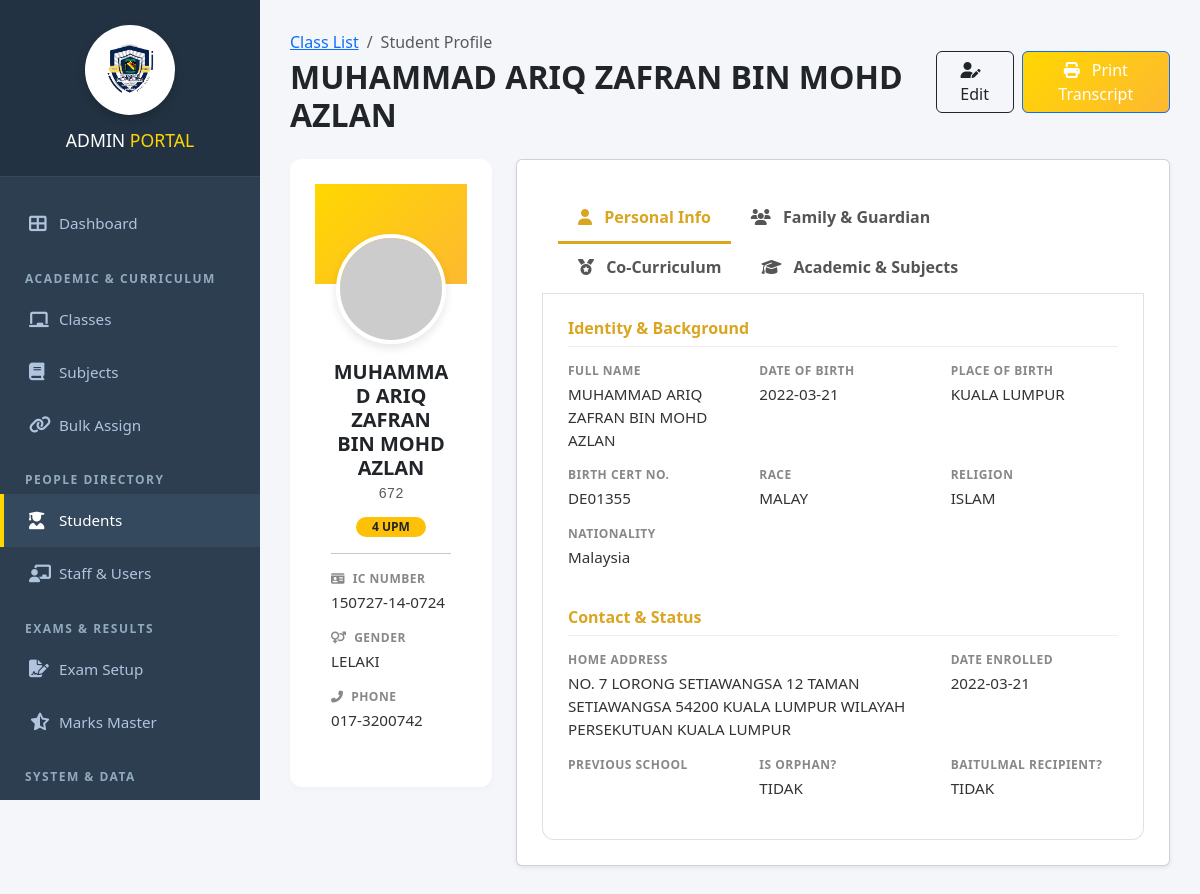
The app's page /admin/view_student.php?student_id=113 (signed in) with its own data.
### tables this page shows
CREATE TABLE `students` (
  `student_id` int(11) NOT NULL,
  `school_register_no` varchar(50) DEFAULT NULL,
  `enrollment_date` date DEFAULT NULL,
  `previous_school` varchar(255) DEFAULT NULL,
  `student_name` varchar(100) NOT NULL,
  `gender` varchar(20) DEFAULT NULL,
  `sports_house` varchar(50) DEFAULT NULL,
  `birth_cert_no` varchar(50) DEFAULT NULL,
  `birth_place` varchar(100) DEFAULT NULL,
  `ic_no` varchar(50) DEFAULT NULL,
  `birthdate` date DEFAULT NULL,
  `race` varchar(50) DEFAULT NULL,
  `religion` varchar(50) DEFAULT NULL,
  `nationality` varchar(50) DEFAULT NULL,
  `address` text DEFAULT NULL,
  `father_name` varchar(255) DEFAULT NULL,
  `father_ic` varchar(20) DEFAULT NULL,
  `father_phone` varchar(20) DEFAULT NULL,
  `father_job` varchar(100) DEFAULT NULL,
  `father_salary` decimal(10,2) DEFAULT NULL,
  `mother_name` varchar(255) DEFAULT NULL,
  `mother_ic` varchar(20) DEFAULT NULL,
  `mother_phone` varchar(20) DEFAULT NULL,
  `mother_job` varchar(100) DEFAULT NULL,
  `mother_salary` decimal(10,2) DEFAULT NULL,
  `guardian_name` varchar(255) DEFAULT NULL,
  `guardian_ic` varchar(20) DEFAULT NULL,
  `guardian_phone` varchar(20) DEFAULT NULL,
  `guardian_job` varchar(100) DEFAULT NULL,
  `guardian_salary` decimal(10,2) DEFAULT NULL,
  `is_baitulmal_recipient` varchar(10) DEFAULT NULL,
  `is_orphan` varchar(10) DEFAULT NULL,
  `parents_marital_status` varchar(50) DEFAULT NULL,
  `uniform_unit` varchar(100) DEFAULT NULL,
  `uniform_position` varchar(100) DEFAULT NULL,
  `club_association` varchar(100) DEFAULT NULL,
  `club_position` varchar(100) DEFAULT NULL,
  `sports_game` varchar(100) DEFAULT NULL,
  `sports_position` varchar(100) DEFAULT NULL,
  `phone` varchar(30) DEFAULT NULL,
  `class_id` int(11) DEFAULT NULL,
  `photo` varchar(255) DEFAULT NULL
);

CREATE TABLE `classes` (
  `class_id` int(11) NOT NULL,
  `class_name` varchar(50) NOT NULL,
  `year` int(11) NOT NULL,
  `class_teacher_id` int(11) DEFAULT NULL
);

### admin/view_student.php (the view, shortened to what this page needs)
<?php
include '../config/db.php';
include 'includes/header.php';
$sid = intval($_GET['student_id']);
$stu_q = $conn->query("SELECT s.*, c.class_name, c.year FROM students s LEFT JOIN classes c ON s.class_id = c.class_id WHERE s.student_id = $sid");
$student = $stu_q->fetch_assoc();
?>
<link href="https://cdn.jsdelivr.net/npm/bootstrap@5.3.0/dist/css/bootstrap.min.css" rel="stylesheet">
<link href="https://cdnjs.cloudflare.com/ajax/libs/font-awesome/6.4.0/css/all.min.css" rel="stylesheet">
<div class="wrapper">
    <?php include 'includes/sidebar.php'; ?>
    <div class="main-content">
        <div class="container-fluid">
            <div class="d-flex justify-content-between align-items-center mb-4">
                <div>
                    <nav aria-label="breadcrumb">
                        <ol class="breadcrumb mb-1">
                            <li class="breadcrumb-item"><a href="my_class_students.php">Class List</a></li>
                            <li class="breadcrumb-item active">Student Profile</li>
                        </ol>
                    </nav>
                    <h2 class="fw-bold text-dark mb-0"><?php echo $student['student_name']; ?></h2>
                </div>
                <div class="d-flex gap-2">
                    <button class="btn btn-outline-dark" data-bs-toggle="modal" data-bs-target="#editModal">
                        <i class="fas fa-user-edit me-2"></i> Edit
                    </button>
                    <a href="print_marksheet.php?student_id=<?php echo $sid; ?>" target="_blank" class="btn btn-primary">
                        <i class="fas fa-print me-2"></i> Print Transcript
                    </a>
                </div>
            </div>
            <div class="row g-4">
                <div class="col-lg-3">
                    <div class="card profile-card mb-3">
                        <div class="card-body pt-0">
                            <div class="avatar-wrapper">
                                <?php $img = $student['photo'] ? "../uploads/".$student['photo'] : "https://ui-avatars.com/api/?name=".$student['student_name']."&background=random"; ?>
                                <img src="<?php echo $img; ?>" class="avatar-xl">
                            </div>
                            <div class="text-center mt-3">
                                <h5 class="fw-bold mb-1"><?php echo $student['student_name']; ?></h5>
                                <p class="text-muted font-monospace small mb-2"><?php echo $student['school_register_no']; ?></p>
                                <span class="badge bg-warning text-dark px-3 rounded-pill"><?php echo $student['class_name']; ?></span>
                            </div>
                            <hr>
                            <div>
                                <span class="info-label"><i class="fas fa-id-card me-1"></i> IC Number</span>
                                <span class="info-value"><?php echo $student['ic_no']; ?></span>
                                <span class="info-label"><i class="fas fa-venus-mars me-1"></i> Gender</span>
                                <span class="info-value"><?php echo $student['gender']; ?></span>
                                <span class="info-label"><i class="fas fa-phone-alt me-1"></i> Phone</span>
                                <span class="info-value"><?php echo $student['phone'] ? $student['phone'] : '-'; ?></span>
                            </div>
                        </div>
                    </div>
                </div>
                <div class="col-lg-9">
                    <div class="card shadow-sm">
                        <ul class="nav nav-tabs px-3 pt-2" id="profileTabs" role="tablist">
                            <li class="nav-item">
                                <a class="nav-link active" data-bs-toggle="tab" href="#personal">
                                    <i class="fas fa-user me-2"></i> Personal Info
                                </a>
                            </li>
                            <li class="nav-item">
                                <a class="nav-link" data-bs-toggle="tab" href="#family">
                                    <i class="fas fa-users me-2"></i> Family & Guardian
                                </a>
                            </li>
                            <li class="nav-item">
                                <a class="nav-link" data-bs-toggle="tab" href="#cocurriculum">
                                    <i class="fas fa-medal me-2"></i> Co-Curriculum
                                </a>
                            </li>
                            <li class="nav-item">
                                <a class="nav-link" data-bs-toggle="tab" href="#academic">
                                    <i class="fas fa-graduation-cap me-2"></i> Academic & Subjects
                                </a>
                            </li>
                        </ul>
                        <div class="tab-content">
                            <div class="tab-pane fade show active" id="personal">
                                <h5 class="section-title">Identity & Background</h5>
                                <div class="row">
                                    <div class="col-md-4">
                                        <span class="info-label">Full Name</span>
                                        <span class="info-value"><?php echo $student['student_name']; ?></span>
                                    </div>
                                    <div class="col-md-4">
                                        <span class="info-label">Date of Birth</span>
                                        <span class="info-value"><?php echo $student['birthdate']; ?></span>
                                    </div>
                                    <div class="col-md-4">
                                        <span class="info-label">Place of Birth</span>
                                        <span class="info-value"><?php echo $student['birth_place']; ?></span>
                                    </div>
                                    <div class="col-md-4">
                                        <span class="info-label">Birth Cert No.</span>
                                        <span class="info-value"><?php echo $student['birth_cert_no']; ?></span>
                                    </div>
                                    <div class="col-md-4">
                                        <span class="info-label">Race</span>
                                        <span class="info-value"><?php echo $student['race']; ?></span>
                                    </div>
                                    <div class="col-md-4">
                                        <span class="info-label">Religion</span>
                                        <span class="info-value"><?php echo $student['religion']; ?></span>
                                    </div>
                                    <div class="col-md-4">
                                        <span class="info-label">Nationality</span>
                                        <span class="info-value"><?php echo $student['nationality']; ?></span>
                                    </div>
                                </div>
                                <h5 class="section-title mt-4">Contact & Status</h5>
                                <div class="row">
                                    <div class="col-md-8">
                                        <span class="info-label">Home Address</span>
                                        <span class="info-value"><?php echo $student['address']; ?></span>
                                    </div>
                                    <div class="col-md-4">
                                        <span class="info-label">Date Enrolled</span>
                                        <span class="info-value"><?php echo $student['enrollment_date']; ?></span>
                                    </div>
                                    <div class="col-md-4">
                                        <span class="info-label">Previous School</span>
                                    </div>
                                    <div class="col-md-4">
                                        <span class="info-label">Is Orphan?</span>
                                        <span class="info-value"><?php echo $student['is_orphan']; ?></span>
                                    </div>
                                    <div class="col-md-4">
                                        <span class="info-label">Baitulmal Recipient?</span>
                                        <span class="info-value"><?php echo $student['is_baitulmal_recipient']; ?></span>
                                    </div>
                                </div>
                            </div>
                        </div> </div>
                </div>
            </div>
        </div>
    </div>
</div>
</body>
</html>

### admin/includes/header.php (style rules this page uses)
:root { --primary-gold: #FFD700; --gold-grad: linear-gradient(135deg, #FFD700 0%, #FDB931 100%); --sidebar-width: 260px; --bg-color: #f4f7f6; --text-color: #2c3e50; }
* { box-sizing: border-box; }
body { font-family: 'Segoe UI', Tahoma, Geneva, Verdana, sans-serif; background-color: var(--bg-color); color: var(--text-color); margin: 0; padding: 0; }
.main-content { margin-left: var(--sidebar-width); padding: 30px; min-height: 100vh; transition: margin-left 0.3s ease; }
.card { background: white; padding: 25px; border-radius: 8px; box-shadow: 0 2px 10px rgba(0, 0, 0, 0.05); margin-bottom: 20px; border: 1px solid #eef0f2; }
.btn { padding: 10px 20px; border: none; border-radius: 5px; cursor: pointer; font-weight: 600; text-decoration: none; display: inline-block; transition: 0.2s; }
.btn-primary { background: var(--gold-grad); color: #333; }

### admin/view_student.php (style rules this page uses)
body { background-color: #f4f6f9; overflow-x: hidden; }
.main-content { position: absolute; top: 0; right: 0; width: calc(100% - 260px) !important; margin-left: 260px !important; min-height: 100vh; padding: 0 !important; display: block !important; }
.container-fluid { padding: 30px !important; }
.profile-card { border: none; border-radius: 12px; box-shadow: 0 4px 6px rgba(0,0,0,0.02); overflow: hidden; }
.avatar-wrapper { margin-top: -50px; text-align: center; }
.avatar-xl { width: 110px; height: 110px; object-fit: cover; border-radius: 50%; border: 4px solid #fff; box-shadow: 0 4px 10px rgba(0,0,0,0.1); }
.nav-tabs .nav-link { color: #555; border: none; border-bottom: 3px solid transparent; padding: 12px 20px; font-weight: 600; }
.nav-tabs .nav-link.active { color: #DAA520; border-bottom-color: #DAA520; background: none; }
.tab-content { padding: 25px; background: #fff; border-radius: 0 0 12px 12px; border: 1px solid #dee2e6; border-top: none; }
.info-label { font-size: 0.75rem; text-transform: uppercase; color: #888; font-weight: 700; letter-spacing: 0.5px; margin-bottom: 3px; display: block; }
.info-value { font-size: 0.95rem; font-weight: 500; color: #333; margin-bottom: 15px; display: block; }
.section-title { font-size: 1rem; font-weight: 700; color: #DAA520; margin-bottom: 15px; border-bottom: 1px solid #eee; padding-bottom: 8px; }

### admin/includes/sidebar.php (style rules this page uses)
:root { --sidebar-bg: #2c3e50; --sidebar-hover: #34495e; --sidebar-active-border: #FFD700; --brand-bg: #233242; }

### records on screen
students: student_name "MUHAMMAD ARIQ ZAFRAN BIN MOHD AZLAN", school_register_no "672", class.class_name "4 UPM", ic_no "150727-14-0724", gender "LELAKI", phone "017-3200742", birthdate "2022-03-21", birth_place "KUALA LUMPUR", birth_cert_no "DE01355", race "MALAY", religion "ISLAM", nationality "Malaysia", address "NO. 7 LORONG SETIAWANGSA 12 TAMAN SETIAWANGSA 54200 KUALA LUMPUR WILAYAH PERSEKUTUAN KUALA LUMPUR", enrollment_date "2022-03-21", is_orphan "TIDAK", is_baitulmal_recipient "TIDAK"
